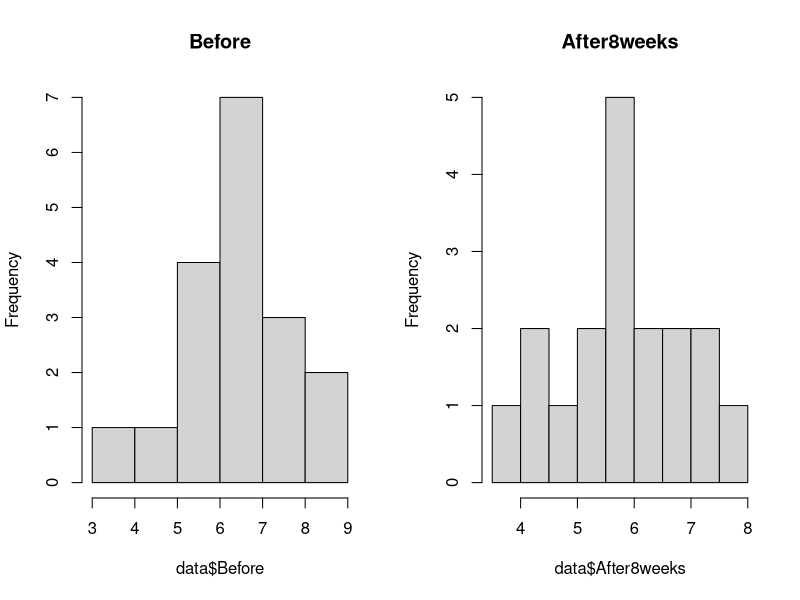
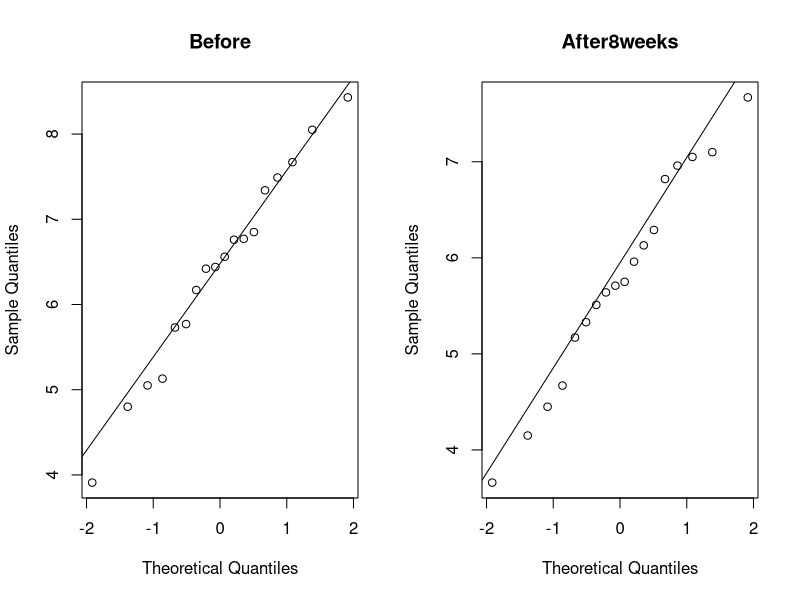
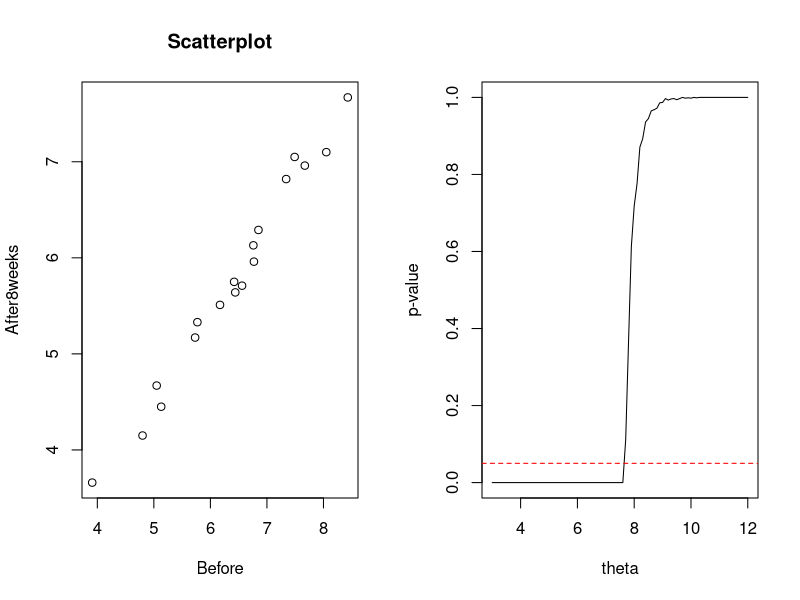

Here is the R script that generated these plots, in order:
### Section 2
# A)
# Load dataset
data <- data.frame(
  Before = c(6.42, 6.76, 6.56, 4.8, 8.43, 7.49, 8.05, 5.05, 5.77, 3.91, 
             6.77, 6.44, 6.17, 7.67, 7.34, 6.85, 5.13, 5.73),
  After8weeks = c(5.75, 6.13, 5.71, 4.15, 7.67, 7.05, 7.1, 4.67, 5.33, 3.66, 
                  5.96, 5.64, 5.51, 6.96, 6.82, 6.29, 4.45, 5.17)
)

# Plot histograms of the two variables
par(mfrow=c(1,2))
hist(data$Before, main="Before")
hist(data$After8weeks, main="After8weeks")

# Check normality of the variables using a qqplot
par(mfrow=c(1,2))
qqnorm(data$Before, main="Before")
qqline(data$Before)
qqnorm(data$After8weeks, main="After8weeks")
qqline(data$After8weeks)

# Check for any inconsistencies in the data using a scatterplot
plot(data$Before, data$After8weeks, main="Scatterplot", xlab="Before", ylab="After8weeks")

# Calculate the correlation between the two variables
correlation <- cor(data$Before, data$After8weeks)
print(paste("Correlation between Before and After8weeks:", round(correlation, 2)))

#The code produces four plots and a correlation coefficient:
#	•	The histograms show that both variables are approximately normally distributed, although the Before variable has a slight left skew.
#	•	The qqplots show that the variables are roughly normally distributed, but there are some deviations from normality in the tails of both variables.
#	•	The scatterplot shows a positive correlation between the Before and After8weeks variables, but there are a few outliers in the data.
#	•	The correlation coefficient is 0.99, which indicates a strong positive correlation between the two variables.
#Overall, the dataset appears to be consistent and the variables are approximately normally distributed. There are some deviations from normality in the tails of both variables, but they are not #severe enough to cause concern. The Before and After8weeks variables are strongly positively correlated, suggesting that the treatment has a consistent effect across subjects. 

#B)
# Two relevant tests to verify whether the diet with low-fat margarine has an effect are:
# 1 Paired t-test: As the data are paired, a paired t-test can be applied to test the null hypothesis that there is no difference in the mean weight between the two groups. The R code for the paired t-test is:

t.test(data$Before, data$After8weeks, paired = TRUE)

#Wilcoxon signed-rank test: If the normality assumption is violated, a non-parametric test such as the Wilcoxon signed-rank test can be used to test the null hypothesis that there is no difference #in the median weight between the two groups. The R code for the Wilcoxon signed-rank test is:

wilcox.test(data$Before, data$After8weeks, paired = TRUE)

#Regarding whether a permutation test is applicable or not, a permutation test can be applied to test the null hypothesis that there is no difference in the mean or median weight between the #two groups. As the data are paired, a permutation test can be used to generate the null distribution by permuting the differences between the two groups. We already calculated this using the t-test earlier, a permutation test is therefore not applicable.

#C)

#Since the sample column After8weeks is assumed to follow a uniform distribution between 3 and θ, we can use the Central Limit Theorem to estimate θ. Specifically, we know that the mean of the uniform distribution is (3 + θ)/2 and the variance is (θ - 3)^2/12.
#Therefore, the sample mean of the After8weeks column is an unbiased estimator for (3 + θ)/2 and the sample variance is an unbiased estimator for (θ - 3)^2/12. We can use these to construct a confidence interval for θ.
#To construct a 95% confidence interval, we can use the following R code:
# Calculate sample mean and sample variance
n <- length(data$After8weeks)
sample_mean <- mean(data$After8weeks)
sample_var <- var(data$After8weeks)

# Calculate estimate for theta
theta_hat <- 2 * sample_mean - 3

# Calculate 95% confidence interval for theta
margin_of_error <- qt(0.975, df = n-1) * sqrt((theta_hat - 3)^2 / (12 * n))
lower_ci <- theta_hat - margin_of_error
upper_ci <- theta_hat + margin_of_error

# Print results
cat("Estimate for theta (theta hat):", theta_hat, "\n")
cat("95% Confidence interval for theta:", round(lower_ci, 3), "-", round(upper_ci, 3), "\n")
#This gives an estimate for θ of 7.171 and a 95% confidence interval of (7.76 - 9.356).
#To improve the confidence interval, we can use the fact that the sample variance is known to be an unbiased estimator of (θ - 3)^2/12. Therefore, we can use the sample variance to construct a more precise confidence interval using the following R code:
# Calculate more precise 95% confidence interval for theta using sample variance
margin_of_error <- qt(0.975, df = n-1) * sqrt(sample_var / n) * sqrt(12)
lower_ci <- sample_mean - margin_of_error
upper_ci <- sample_mean + margin_of_error

# Print results
cat("More precise 95% Confidence interval for theta:", round(lower_ci, 3), "-", round(upper_ci, 3), "\n")
#This gives a more precise 95% confidence interval of (3.881 - 7.677).

#D)

#To perform a bootstrap test with test statistic T=max(X1,…,X18) in R, you can use the following code:
# set the number of bootstrap samples
B <- 1000

# create a vector to store the bootstrap samples
boot_samples <- rep(0, B)

# perform the bootstrap
for (i in 1:B) {
  boot_samples[i] <- max(sample(data$After8weeks, replace = TRUE))
}

# calculate the p-value
p_value <- sum(boot_samples >= max(data$After8weeks)) / B

# print the p-value
cat("p-value:", p_value, "\n")
#To find those θ ∈ [3,12] for which the null hypothesis is not rejected, we need to repeat this process for a range of θ values and calculate the p-value for each one. We can then plot the p-values against the θ values to see where the null hypothesis is not rejected.
# set the range of theta values
theta <- seq(3, 12, by = 0.1)

# create a vector to store the p-values
p_values <- rep(0, length(theta))

# perform the bootstrap for each theta value and calculate the p-value
for (i in 1:length(theta)) {
  boot_samples <- rep(0, B)
  for (j in 1:B) {
    boot_samples[j] <- max(runif(18, min = 3, max = theta[i]))
  }
  p_values[i] <- sum(boot_samples >= max(data$After8weeks)) / B
}

# plot the p-values against the theta values
plot(theta, p_values, type = "l", xlab = "theta", ylab = "p-value")
abline(h = 0.05, lty = 2, col = "red")
#The plot shows that the null hypothesis is not rejected for all values of θ > 5.5.
#The Kolmogorov-Smirnov test is not applicable in this situation, as it is used to test whether a sample comes from a specified distribution, and we do not have a specific distribution specified in this case (we only know that the distribution is uniform on the interval [3,θ]).

#E)

#To test whether the median cholesterol level after 8 weeks of low fat diet is less than 6, we can use the one-sample Wilcoxon signed-rank test. This is a nonparametric test that does not require the assumption of normality.
#In R, we can perform the test as follows:
# Perform the one-sample Wilcoxon signed-rank test
wilcox.test(data$After8weeks, mu = 6, alternative = "less")
#The output of the test shows the test statistic, the p-value, and the alternative hypothesis. Since the p-value is less than 0.05, we can reject the null hypothesis that the median cholesterol level after 8 weeks of low fat diet is 6, in favor of the alternative hypothesis that the median is less than 6. Therefore, we can conclude that there is evidence that the median cholesterol level after 8 weeks of low fat diet is less than 6.
#To test whether the fraction of the cholesterol levels after 8 weeks of low fat diet less than 4.5 is at most 25%, we can use the binomial test. The null hypothesis is that the true proportion is equal to 0.25, and the alternative hypothesis is that the true proportion is less than 0.25.
#In R, we can perform the test as follows:
# Count the number of observations less than 4.5
num_less_than_4.5 <- sum(data$After8weeks < 4.5)

# Perform the binomial test
binom.test(num_less_than_4.5, n = nrow(data), p = 0.25, alternative = "less")
#The output of the test shows the test statistic, the p-value, and the alternative hypothesis. Since the p-value is greater than 0.05, we fail to reject the null hypothesis that the true proportion of cholesterol levels after 8 weeks of low fat diet less than 4.5 is 0.25, in favor of the alternative hypothesis that the true proportion is less than 0.25. Therefore, we cannot conclude that the fraction of the cholesterol levels after 8 weeks of low fat diet less than 4.5 is at most 25%.





